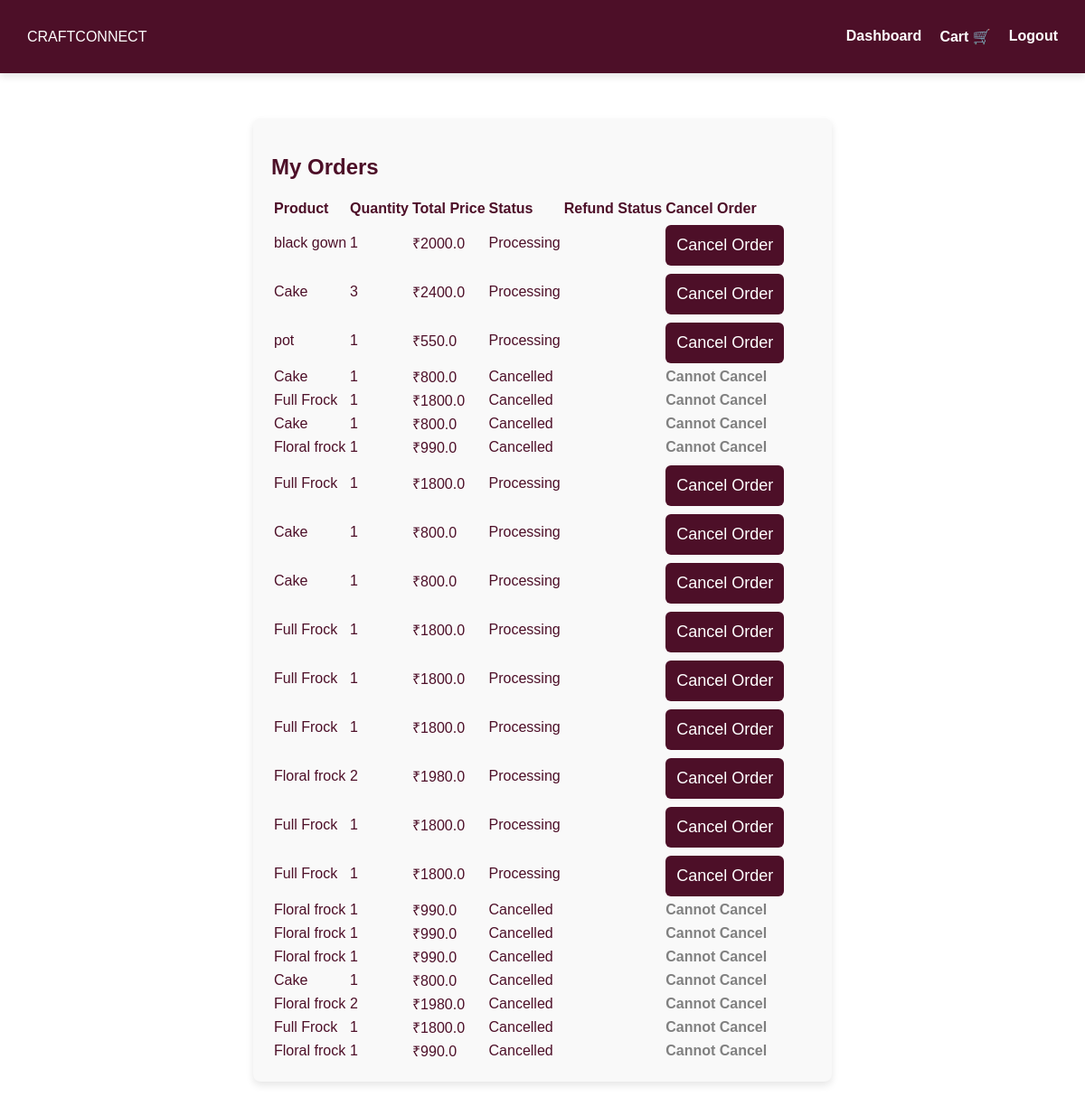
Page /orders (signed in) on the committed database.
### tables this page shows
CREATE TABLE orders (
            id INTEGER PRIMARY KEY AUTOINCREMENT,
            user_id INTEGER NOT NULL,
            product_id INTEGER NOT NULL,
            quantity INTEGER NOT NULL,
            total_price REAL NOT NULL,
            status TEXT DEFAULT 'Processing',
            order_date TIMESTAMP DEFAULT CURRENT_TIMESTAMP, payment_status TEXT NOT NULL DEFAULT 'COD', address TEXT, phone TEXT, email TEXT, manufacturer_id INTEGER,
            FOREIGN KEY (user_id) REFERENCES users (id),
            FOREIGN KEY (product_id) REFERENCES products (id)
        );

CREATE TABLE products (
            id INTEGER PRIMARY KEY AUTOINCREMENT,
            name TEXT NOT NULL,
            description TEXT NOT NULL,
            price REAL NOT NULL,
            image TEXT NOT NULL,
            manufacturer_id INTEGER, approved INTEGER DEFAULT 0, category TEXT, stock_limit INTEGER DEFAULT NULL, size_chart TEXT,
            FOREIGN KEY (manufacturer_id) REFERENCES users (id)
        );

### app.py (the view)
@app.route('/orders')
def orders():
    if "user_id" not in session:
        return redirect(url_for("login"))
    user_id = session["user_id"]
    conn = sqlite3.connect("craftconnect.db")
    cursor = conn.cursor()
    cursor.execute("""
        SELECT orders.id, products.name, orders.quantity, orders.total_price, orders.status, orders.order_date
        FROM orders
        JOIN products ON orders.product_id = products.id
        WHERE orders.user_id=?
        ORDER BY orders.order_date DESC
    """, (user_id,))
    orders = cursor.fetchall()
    conn.close()
    return render_template("orders.html", orders=orders)

### templates/orders.html (shortened to what this page needs)
<!DOCTYPE html>
<html lang="en">
<head>
    <link rel="stylesheet" href="{{ url_for('static', filename='css/styles.css') }}">
</head>
<body>
    <nav class="navbar">
        <div class="logo">CRAFTCONNECT</div>
        <ul class="nav-links">
            <li><a href="{{ url_for('customer_dashboard') }}">Dashboard</a></li>
            <li><a href="{{ url_for('cart') }}">Cart 🛒</a></li>
            <li><a href="{{ url_for('logout') }}">Logout</a></li>
        </ul>
    </nav>
    <section class="order-container">
        <h2>My Orders</h2>
        {% if orders %}
            <table class="order-table">
                <tr>
                    <th>Product</th>
                    <th>Quantity</th>
                    <th>Total Price</th>
                    <th>Status</th>
                    <th>Refund Status</th>
                    <th>Cancel Order</th>
                </tr>
                {% for order in orders %}
                <tr>
                    <td>{{ order[1] }}</td>
                    <td>{{ order[2] }}</td>
                    <td>₹{{ order[3] }}</td>
                    <td>{{ order[4] }}</td>
                    <td>{{ order[6] }}</td>
                    <td>
                        {% if order[4] == "Processing" %}
                            <form action="{{ url_for('cancel_order', order_id=order[0]) }}" method="POST">
                                <button type="submit" class="cancel-btn">Cancel Order</button>
                            </form>
                        {% else %}
                            <span class="status-disabled">Cannot Cancel</span>
                        {% endif %}
                    </td>
                </tr>
                {% endfor %}
            </table>
        {% else %}
            <p>No orders found.</p>
        {% endif %}
    </section>
</body>
</html>

### static/css/styles.css (style rules this page uses)
body { margin: 0; padding: 0; font-family: Arial, sans-serif; background: white; color: #4D0F28; min-height: 100vh; box-sizing: border-box; }
.navbar { display: flex; justify-content: space-between; align-items: center; padding: 15px 30px; background: #4D0F28; color: white; box-shadow: 0px 4px 8px rgba(0, 0, 0, 0.1); }
.nav-links { list-style: none; display: flex; gap: 20px; }
.nav-links a { text-decoration: none; color: white; font-size: 16px; font-weight: bold; transition: color 0.3s ease; }
.cancel-btn { background-color: red; color: white; padding: 8px 12px; border: none; cursor: pointer; border-radius: 5px; font-size: 14px; transition: 0.3s ease; }
.status-disabled { color: gray; font-weight: bold; }
input, button { width: 100%; padding: 10px; margin-top: 5px; }
.order-container { max-width: 600px; margin: 50px auto; padding: 20px; background-color: #f9f9f9; border-radius: 8px; box-shadow: 0 4px 8px rgba(0, 0, 0, 0.1); text-align: left; }
.order-container button { width: 100%; padding: 12px; background: #4D0F28; color: white; border: none; border-radius: 6px; font-size: 18px; cursor: pointer; transition: background 0.3s ease; }

### rows in the picture
orders: name "black gown", quantity "1", total_price "2000.0", status "Processing"
orders: name "Cake", quantity "3", total_price "2400.0", status "Processing"
orders: name "pot", quantity "1", total_price "550.0", status "Processing"
orders: name "Cake", quantity "1", total_price "800.0", status "Cancelled", shows "Cannot Cancel"
orders: name "Full Frock", quantity "1", total_price "1800.0", status "Cancelled", shows "Cannot Cancel"
orders: name "Cake", quantity "1", total_price "800.0", status "Cancelled", shows "Cannot Cancel"
orders: name "Floral frock", quantity "1", total_price "990.0", status "Cancelled", shows "Cannot Cancel"
orders: name "Full Frock", quantity "1", total_price "1800.0", status "Processing"
orders: name "Cake", quantity "1", total_price "800.0", status "Processing"
orders: name "Cake", quantity "1", total_price "800.0", status "Processing"
orders: name "Full Frock", quantity "1", total_price "1800.0", status "Processing"
orders: name "Full Frock", quantity "1", total_price "1800.0", status "Processing"
orders: name "Full Frock", quantity "1", total_price "1800.0", status "Processing"
orders: name "Floral frock", quantity "2", total_price "1980.0", status "Processing"
orders: name "Full Frock", quantity "1", total_price "1800.0", status "Processing"
orders: name "Full Frock", quantity "1", total_price "1800.0", status "Processing"
orders: name "Floral frock", quantity "1", total_price "990.0", status "Cancelled", shows "Cannot Cancel"
orders: name "Floral frock", quantity "1", total_price "990.0", status "Cancelled", shows "Cannot Cancel"
orders: name "Floral frock", quantity "1", total_price "990.0", status "Cancelled", shows "Cannot Cancel"
orders: name "Cake", quantity "1", total_price "800.0", status "Cancelled", shows "Cannot Cancel"
orders: name "Floral frock", quantity "2", total_price "1980.0", status "Cancelled", shows "Cannot Cancel"
orders: name "Full Frock", quantity "1", total_price "1800.0", status "Cancelled", shows "Cannot Cancel"
orders: name "Floral frock", quantity "1", total_price "990.0", status "Cancelled", shows "Cannot Cancel"
